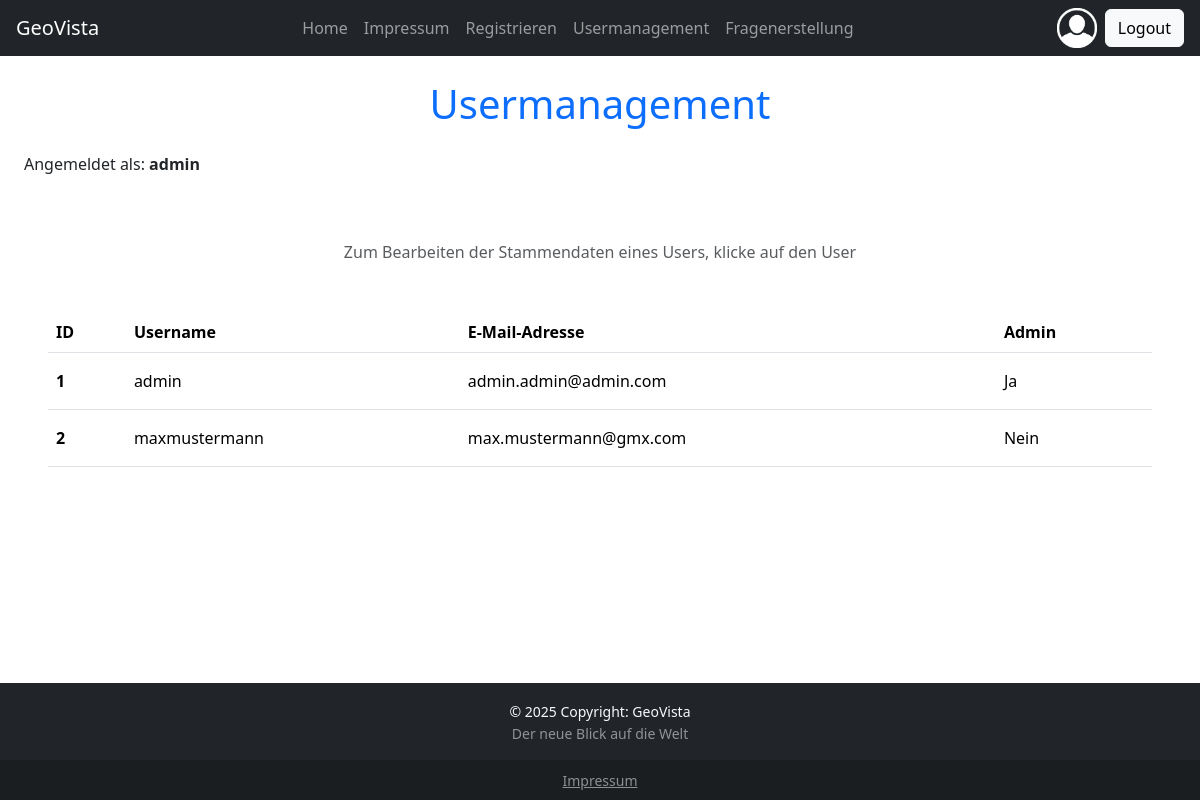
The page /userlist.php (signed in) on the database as committed earlier.
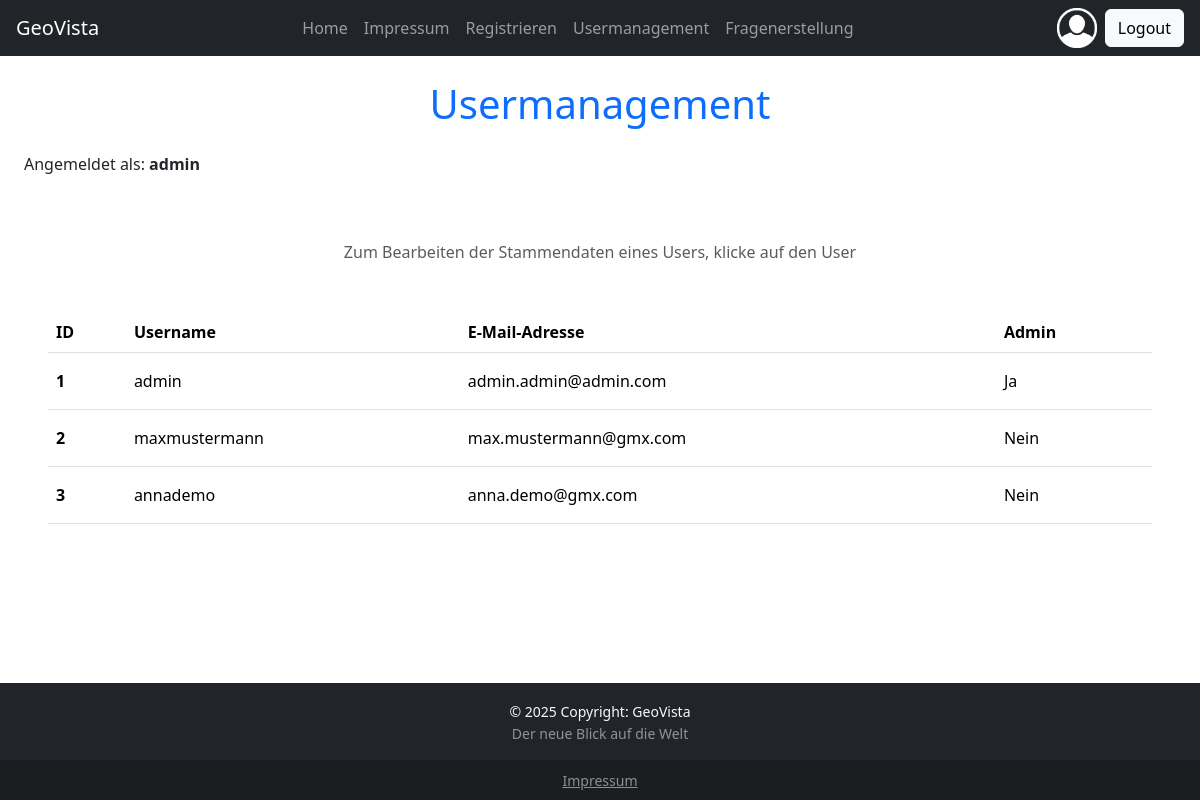
The same page on the database as committed later.
### tables this page shows
CREATE TABLE `user` (
  `id_user` int(11) NOT NULL,
  `username` varchar(50) NOT NULL,
  `email` varchar(255) NOT NULL,
  `password` varchar(255) NOT NULL,
  `isAdmin` tinyint(1) NOT NULL,
  `fk_geovista` int(11) NOT NULL
);

### config/db_utils.php (called while the page is built, shortened)
<?php
function getUserDetails($db, $id)
{
    $result = null;
    try {
        $sql = "SELECT * FROM user WHERE id_user = ?";
        $stmt = $db->prepare($sql);
        $stmt->bind_param("i", $id);
        $stmt->execute();
        $result = $stmt->get_result()->fetch_array();
    } catch (Exception $e) {
        echo '<div class="alert alert-danger" role="alert">Error: ' . $e->getMessage() . "</div>\n";
    } finally {
        return $result;
    }
}
function getUsers($db)
{
    $users = [];
    try {
        $sql = "SELECT * FROM user ORDER BY id_user";
        $result = $db->query($sql);
        if ($result->num_rows > 0) {
            while ($row = $result->fetch_assoc()) {
                $users[] = $row;
            }
        }
    } catch (Exception $e) {
        echo '<div class="alert alert-danger" role="alert">Error: ' . $e->getMessage() . "</div>\n";
    } finally {
        return $users;
    }
}
?>

### userlist.php (the view, shortened to what this page needs)
<?php
require_once('config/dbaccess.php');
require_once('config/db_utils.php');
$db = new mysqli($host, $user, $password, $database);
$users = getUsers($db);
?>
<!DOCTYPE html>
<html lang="en">
<head>
    <link href="https://cdn.jsdelivr.net/npm/bootstrap@5.3.3/dist/css/bootstrap.min.css" rel="stylesheet"
>
</head>
<body class="d-flex flex-column min-vh-100">
    <?php include "./base/nav.php"; ?>
    <header class="mt-4">
        <h1 class="text-center text-primary">Usermanagement</h1>
    </header>
    <?php include "./base/username.php"; ?>
    <main class="m-5">
        <p class="text-center text-muted mb-5">Zum Bearbeiten der Stammendaten eines Users, klicke auf den User</p>
        <div class="table-responsive">
            <table class="table table-hover">
                <thead>
                    <tr>
                        <th scope="col">ID</th>
                        <th scope="col">Username</th>
                        <th scope="col">E-Mail-Adresse</th>
                        <th scope="col">Admin</th>
                    </tr>
                </thead>
                <tbody>
                    <?php foreach ($users as $user): ?>
                        <tr class="clickable-row" data-href="profil.php?selected-user=<?php echo $user["id_user"]; ?>">
                            <th scope="row" class="py-3"><?php echo $user["id_user"]; ?></th>
                            <td class="py-3"><?php echo $user["username"]; ?></td>
                            <td class="py-3"><?php echo $user["email"]; ?></td>
                            <td class="py-3"><?php echo ($user["isAdmin"]) ? "Ja" : "Nein" ?></td>
                        </tr>
                    <?php endforeach; ?>
                </tbody>
            </table>
        </div>
    </main>
    <?php include "./base/footer.php"; ?>
</body>
</html>

### base/nav.php (shortened to what this page needs)
<nav class="navbar navbar-expand-xl bg-dark navbar-dark px-3">
    <a class="navbar-brand" href="./index.php">GeoVista</a>
    <div class="collapse navbar-collapse" id="collapsibleNavbar">
        <div
            class="d-flex flex-column flex-xl-row w-100 align-items-start align-items-xl-center justify-content-xl-between gap-3">
            <ul
                class="navbar-nav flex-column flex-xl-row align-items-start align-items-xl-center w-100 justify-content-xl-center">
                <li class="nav-item">
                    <a class="nav-link" href="./index.php">Home</a>
                </li>
                <li class="nav-item">
                    <a class="nav-link" href="./imprint.php">Impressum</a>
                </li>
                <li class="nav-item">
                    <a class="nav-link" href="./registration.php">Registrieren</a>
                </li>
                <?php if (isset($_SESSION['userrole']) && $_SESSION['userrole'] === "Admin"): ?>
                    <li class="nav-item">
                        <a class="nav-link" href="./userlist.php">Usermanagement</a>
                    </li>
                    <li class="nav-item">
                        <a class="nav-link" href="./question_upload.php">Fragenerstellung</a>
                    </li>
                <?php endif; ?>
            </ul>
            <div class="d-flex flex-column flex-xl-row align-items-start align-items-xl-center gap-2">
                <?php if (isset($_SESSION['userid'])): ?>
                    <a class="nav-link" href="./profil.php">
                        <img src="./res/img/icons/profil.png" alt="Profil Icon" style="width: 40px;">
                    </a>
                    <a class="btn btn-light" href="./logout.php" role="button">Logout</a>
                <?php else: ?>
                    <a class="btn btn-light" href="./login.php" role="button">Login</a>
                <?php endif; ?>
            </div>
        </div>
    </div>
</nav>

### base/username.php (shortened to what this page needs)
<?php
require_once('config/dbaccess.php');
require_once('config/db_utils.php');
$db = new mysqli($host, $user, $password, $database);
$user = getUserDetails($db, $_SESSION['userid']);
if ($user) echo "<p class='mt-3 ms-0 ms-xl-4 text-center text-xl-start'>Angemeldet als: <span class='fw-bold'>" . $user["username"] . "</span></p>";
?>

### base/footer.php
<footer class="footer mt-auto text-white bg-dark">
    <div class="text-center">
        <section class="p-3">
            <small class="text-light">
                © 2025 Copyright:
                <a class="text-light text-decoration-none" href="./index.php">GeoVista</a>
                <p class="fw-lighter text-white-50 m-0">Der neue Blick auf die Welt</p>
            </small>
        </section>
        <section class="p-2" style="background-color: rgba(0, 0, 0, 0.2)">
            <a href="./imprint.php" class="text-white-50">
                <small>Impressum</small>
            </a>
        </section>
    </div>
</footer>

Rows that differ between the two databases and show on the page:
added user: id_user "3", username "annademo", email "anna.demo@gmx.com", isAdmin "Nein"
